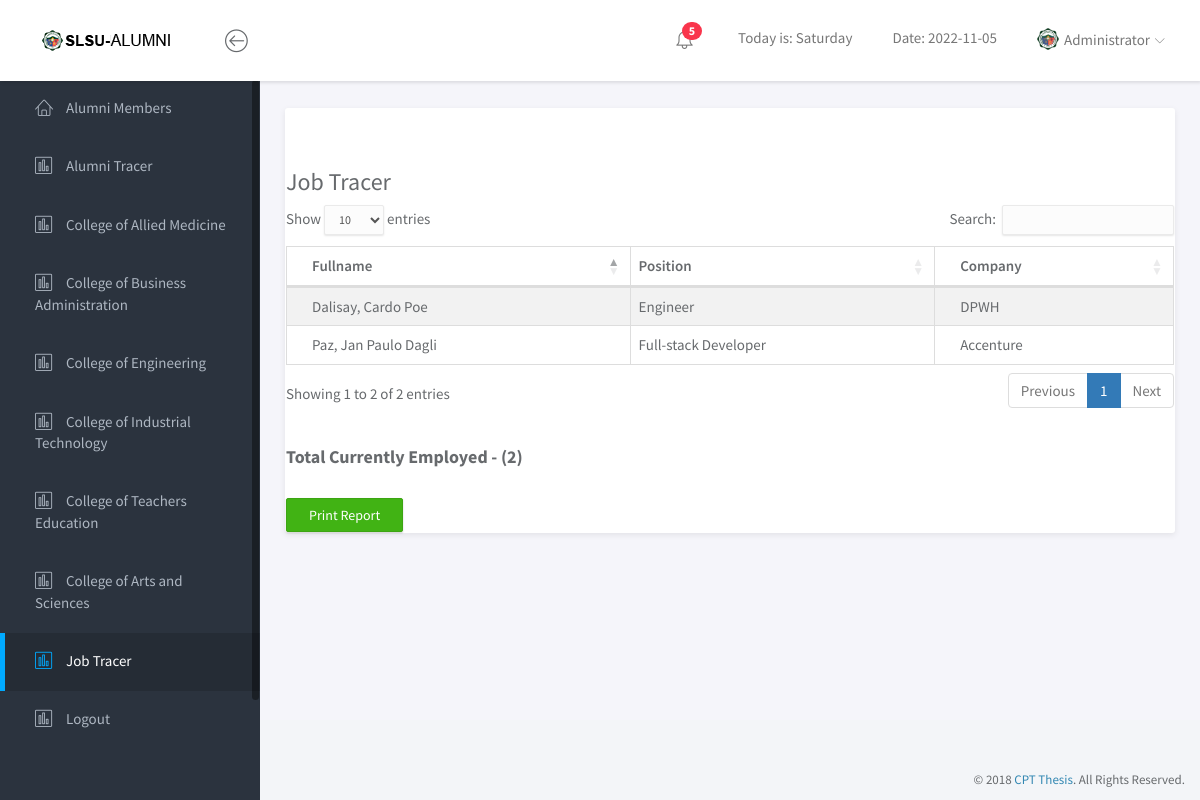
/Dashboard/job_tracer.php, run on the app's committed database.
### tables this page shows
CREATE TABLE `tracer` (
  `id` int(11) NOT NULL,
  `lastname` varchar(200) NOT NULL,
  `firstname` varchar(200) NOT NULL,
  `middlename` varchar(200) NOT NULL,
  `year` varchar(200) NOT NULL,
  `course` varchar(200) NOT NULL,
  `college` varchar(200) NOT NULL,
  `age` varchar(200) NOT NULL,
  `gender` varchar(200) NOT NULL,
  `address` varchar(200) NOT NULL,
  `tel` varchar(200) NOT NULL,
  `mobile` varchar(200) NOT NULL,
  `email` varchar(200) NOT NULL,
  `current` varchar(200) NOT NULL,
  `company` varchar(200) NOT NULL,
  `companyaddress` varchar(200) NOT NULL,
  `salary` varchar(200) NOT NULL,
  `status` varchar(200) NOT NULL,
  `source` varchar(200) NOT NULL,
  `companyname` varchar(200) NOT NULL,
  `employeddate` varchar(200) NOT NULL,
  `position` varchar(200) NOT NULL,
  `salaryrange` varchar(200) NOT NULL,
  `tracerdate` timestamp NOT NULL DEFAULT current_timestamp() ON UPDATE current_timestamp(),
  `image` varchar(200) NOT NULL
);

### Dashboard/job_tracer.php (the view, shortened to what this page needs)
<!doctype html>
<html lang="en">
<head>
	<link rel="stylesheet" href="assets/vendor/bootstrap/css/bootstrap.min.css">
	<link rel="stylesheet" href="assets/vendor/font-awesome/css/font-awesome.min.css">
	<link rel="stylesheet" href="assets/vendor/linearicons/style.css">
	<link rel="stylesheet" href="assets/vendor/chartist/css/chartist-custom.css">
	<link rel="stylesheet" href="assets/css/main.css">
	<link rel="stylesheet" href="assets/css/demo.css">
	<link rel="stylesheet" type="text/css" href="https://cdn.datatables.net/1.10.25/css/dataTables.bootstrap4.min.css">
</head>
<body>
	<div id="wrapper">
		<nav class="navbar navbar-default navbar-fixed-top">
			<div class="brand">
				<a href="index.html"><img src="assets/img/logo-dark.png" alt="Klorofil Logo" class="img-responsive logo"></a>
			</div>
			<div class="container-fluid">
				<div class="navbar-btn">
					<button type="button" class="btn-toggle-fullwidth"><i class="lnr lnr-arrow-left-circle"></i></button>
				</div>
				<div id="navbar-menu">
					<ul class="nav navbar-nav navbar-right">
						<li class="dropdown">
							<a href="#" class="dropdown-toggle icon-menu" data-toggle="dropdown">
								<i class="lnr lnr-alarm"></i>
								<span class="badge bg-danger">5</span>
							</a>
						</li>
            <li class="dropdown">
              <a href="#" class="dropdown-toggle icon-menu">
                  Today is: <?php echo date("l");?>
              </a>
            </li>
            <li class="dropdown">
              <a href="#" class="dropdown-toggle icon-menu">
                  Date: <?php echo date("Y-m-d");?>
              </a>
            </li>
						<li class="dropdown">
							<a href="#" class="dropdown-toggle" data-toggle="dropdown"><img src="../img/logo.png" class="img-circle" alt="Avatar"> <span>Administrator</span> <i class="icon-submenu lnr lnr-chevron-down"></i></a>
						</li>
					</ul>
				</div>
			</div>
		</nav>
		<div id="sidebar-nav" class="sidebar">
			<div class="sidebar-scroll">
				<nav>
					<ul class="nav">
						<li><a href="students.php" ><i class="lnr lnr-home"></i> <span>Alumni Members</span></a></li>
						<li><a href="tracer.php" class=""><i class="lnr lnr-chart-bars"></i> <span>Alumni Tracer</span></a></li>
						<li><a href="cam.php" class=""><i class="lnr lnr-chart-bars"></i> <span>College of Allied Medicine</span></a></li>
						<li><a href="cba.php" class=""><i class="lnr lnr-chart-bars"></i> <span>College of Business Administration</span></a></li>
						<li><a href="cen.php" class=""><i class="lnr lnr-chart-bars"></i> <span>College of Engineering</span></a></li>
						<li><a href="cit.php" class=""><i class="lnr lnr-chart-bars"></i> <span>College of Industrial Technology</span></a></li>
						<li><a href="cte.php" class=""><i class="lnr lnr-chart-bars"></i> <span>College of Teachers Education</span></a></li>
						<li><a href="cas.php" class=""><i class="lnr lnr-chart-bars"></i> <span>College of Arts and Sciences</span></a></li>
						<li><a href="job_tracer.php" class="active"><i class="lnr lnr-chart-bars"></i> <span>Job Tracer</span></a></li>
						<li><a href="../index.html" class=""><i class="lnr lnr-chart-bars"></i> <span>Logout</span></a></li>
					</ul>
				</nav>
			</div>
		</div>
		<div class="main">
			<div class="main-content">
				<div class="container-fluid">
					<div class="panel panel-headline">
						<div class="panel-heading">
						</div>
					     <div class="row">
		                    <div class="col-lg-12 col-md-12">
		                        <div class="card">
		                            <div class="card-body">
		                                <div class="d-flex">
		                                    <div>
		                                        <h3 class="card-title m-b-5"><span class="lstick"></span>Job Tracer</h3>
		                                    </div>
		                                </div>
		                                <table id="example" class="table table-striped table-bordered" cellspacing="0" width="100%">
		                                        <thead>
		                                            <tr>
		                                                <th>Fullname</th>
														<th>Position</th>
														<th>Company</th>
		                                            </tr>
		                                        </thead>
		                                        <tbody>
														<?php
														$servername = "localhost";
														$username = "root";
														$password = "";
														$dbname = "facultydb";
														$conn = new mysqli($servername, $username, $password, $dbname);
														$sql = "SELECT *  FROM tracer";
														$result = $conn->query($sql);
														if ($result->num_rows > 0) {
														while($row = $result->fetch_assoc()) {
															echo '<tr>';
															echo '<td>'.$row['lastname'].', '.$row['firstname'].' '.$row['middlename'].'</td>';
															echo '<td>'.$row['current'].'</td>';
															echo '<td>'.$row['companyname'].'</td>';
															echo '</tr>';
														}
														} else {
														echo "0 results";
														}
														?>
		                                        </tbody>
		                                    </table>
		                                        <br>
		                                     <div class="row">
		                                     	<div class="col-lg-12">
		                                     		<h4>
		                                     			<b>
		                                     				Total Currently Employed -
			                                     			<?php
																$servername = "localhost";
																$username = "root";
																$password = "";
																$dbname = "facultydb";
																$conn = new mysqli($servername, $username, $password, $dbname);
			                                     				$result = $conn->query("SELECT count(*) FROM tracer");
																$row = $result->fetch_row();
																?>
																(<?php echo $row[0]; ?>)
														</b>
		                                     		</h4>
		                                     	</div>
		                                     </div>
		                                     <br/>
		                                    <a class="btn btn-success btn-md" href="print_report.php">Print Report</a>
		                            </div>
		                        </div>
		                    </div>
		                </div>
						</div>
					</div>
				</div>
			</div>
		</div>
		<footer>
			<div class="container-fluid">
				<p class="copyright">&copy; 2018 <a href="https://www.themeineed.com" target="_blank">CPT Thesis</a>. All Rights Reserved.</p>
			</div>
		</footer>
</body>
</html>

### data on the page
tracer: lastname "Paz", firstname "Jan Paulo", middlename "Dagli", current "Full-stack Developer", companyname "Accenture"
tracer: lastname "Dalisay", firstname "Cardo", middlename "Poe", current "Engineer", companyname "DPWH"

### other printed values
$row[0] "2"
